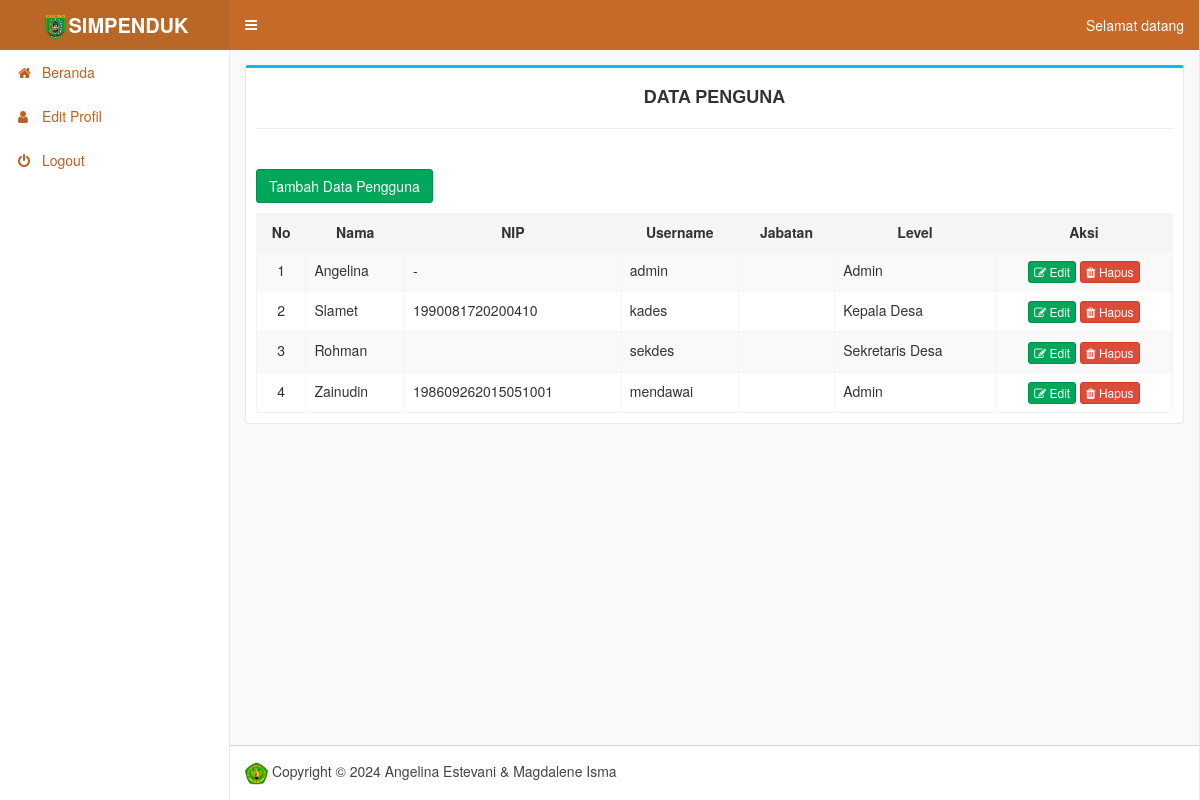
Page /index.php/pengguna on the earlier database version.
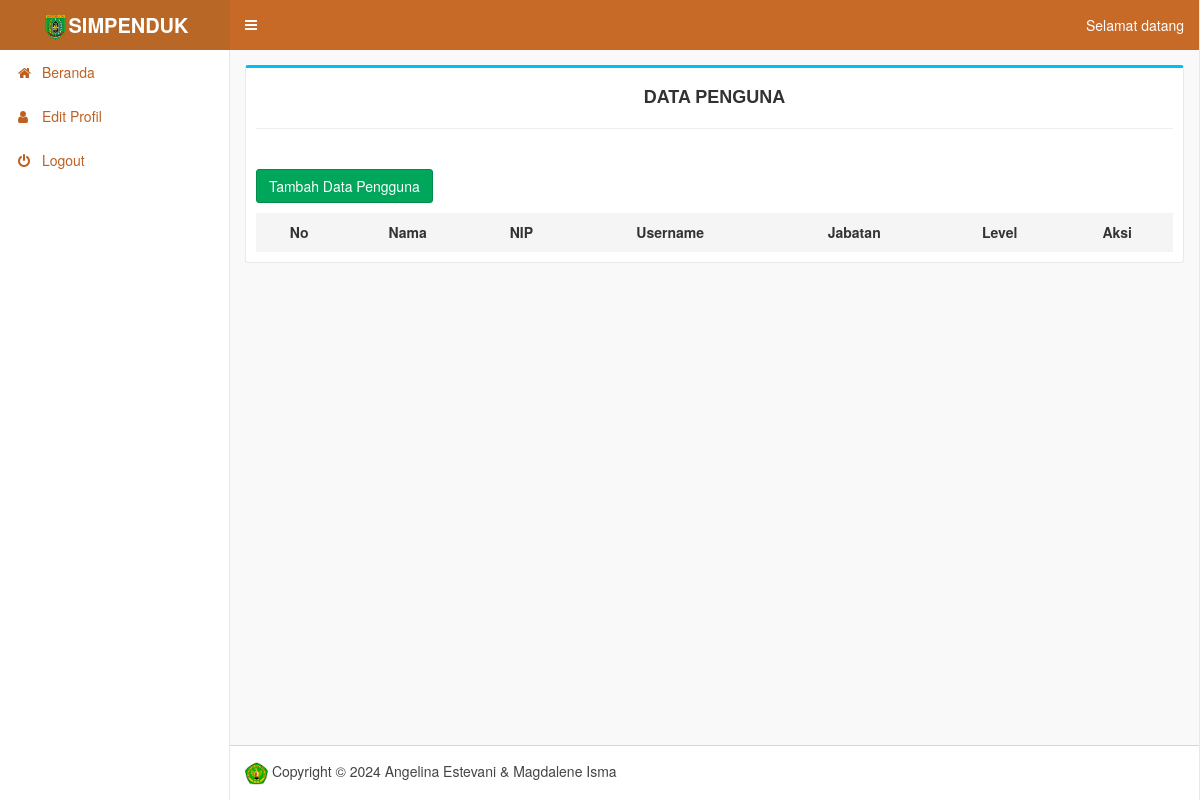
Same page on the later database version.
### tables this page shows
CREATE TABLE `user` (
  `id` int(11) NOT NULL,
  `username` varchar(50) NOT NULL,
  `password` varchar(32) NOT NULL,
  `nama_petugas` varchar(50) NOT NULL,
  `level` enum('admin','pimpinan') NOT NULL,
  `nip` char(18) NOT NULL,
  `jabatan` varchar(100) NOT NULL
);

### application/controllers/Pengguna.php (called while the page is built, shortened)
<?php
class Pengguna extends CI_Controller
{
	public function __construct()
	{
		$this->load->model('m_user');
	}
	public function index()
	{
		$data['pengguna'] = $this->m_user->tampil();
		$this->load->view('pengguna/tampil_pengguna');
		$this->load->view('footer');
	}
}

### index.php (called while the page is built, shortened)
<?php
require_once BASEPATH.'core/CodeIgniter.php';

### application/models/M_user.php (called while the page is built, shortened)
<?php
class M_user extends CI_Model {
	public function tampil() {
		return $this->db->get('user')->result();
	}
}

### application/views/pengguna/tampil_pengguna.php (the view, shortened to what this page needs)
<div class="content-wrapper">
    <section class="content">
        <div class="box box-info">
            <div class="box-header">
                <h4 style="text-align:center"><b>DATA PENGUNA</b></h4>
                <hr>
            </div>
            <div class="box-body table-responsive">
                <p>
                    <a href="<?php echo base_url('pengguna/tambah'); ?>" class="btn btn-success">Tambah Data
                        Pengguna</a>
                </p>
                <table id="data" class="table table-striped table-bordered" cellspacing="0" width="100%">
                    <thead>
                        <tr class="active">
                            <th style="text-align:center">No</th>
                            <th style="text-align:center">Nama</th>
                            <th style="text-align:center">NIP</th>
                            <th style="text-align:center">Username</th>
                            <th style="text-align:center">Jabatan</th>
                            <th style="text-align:center">Level</th>
                            <th style="text-align:center">Aksi</th>
                        </tr>
                    </thead>
                    <tbody>
                        <?php
            $no = 1;
            foreach ($pengguna as $pengguna) {
              ?>
                        <tr>
                            <td style="text-align:center"><?php echo $no; ?></td>
                            <td><?php echo $pengguna->nama_petugas; ?></td>
                            <td><?php echo $pengguna->nip; ?></td>
                            <td><?php echo $pengguna->username; ?></td>
                            <td><?php echo $pengguna->jabatan; ?></td>
                            <td><?php echo ($pengguna->level == 'kepaladesa') ? 'Kepala Desa' : (($pengguna->level == 'sekretaris') ? 'Sekretaris Desa' : 'Admin'); ?></td>
                            <td style="text-align:center">
                                <a href="<?php echo base_url('pengguna/edit/' . $pengguna->id); ?>"
                                    class="btn btn-success btn-xs"><i class="fa fa-edit"></i> Edit</a>
                                <a href="<?php echo base_url('pengguna/hapus/' . $pengguna->id); ?>"
                                    class="btn btn-danger btn-xs"><i class="fa fa-trash"></i> Hapus</a>
                            </td>
                        </tr>
                        <?php
              $no++;
            }
            ?>
                    </tbody>
                </table>
            </div>
    </section>
</div>

Differences in the rows shown:
removed user: nama_petugas "Angelina", nip "-", username "admin", level "Admin"
removed user: nama_petugas "Slamet", nip "1990081720200410", username "kades", level "Kepala Desa"
removed user: nama_petugas "Rohman", username "sekdes", level "Sekretaris Desa"
removed user: nama_petugas "Zainudin", nip "198609262015051001", username "mendawai", level "Admin"
